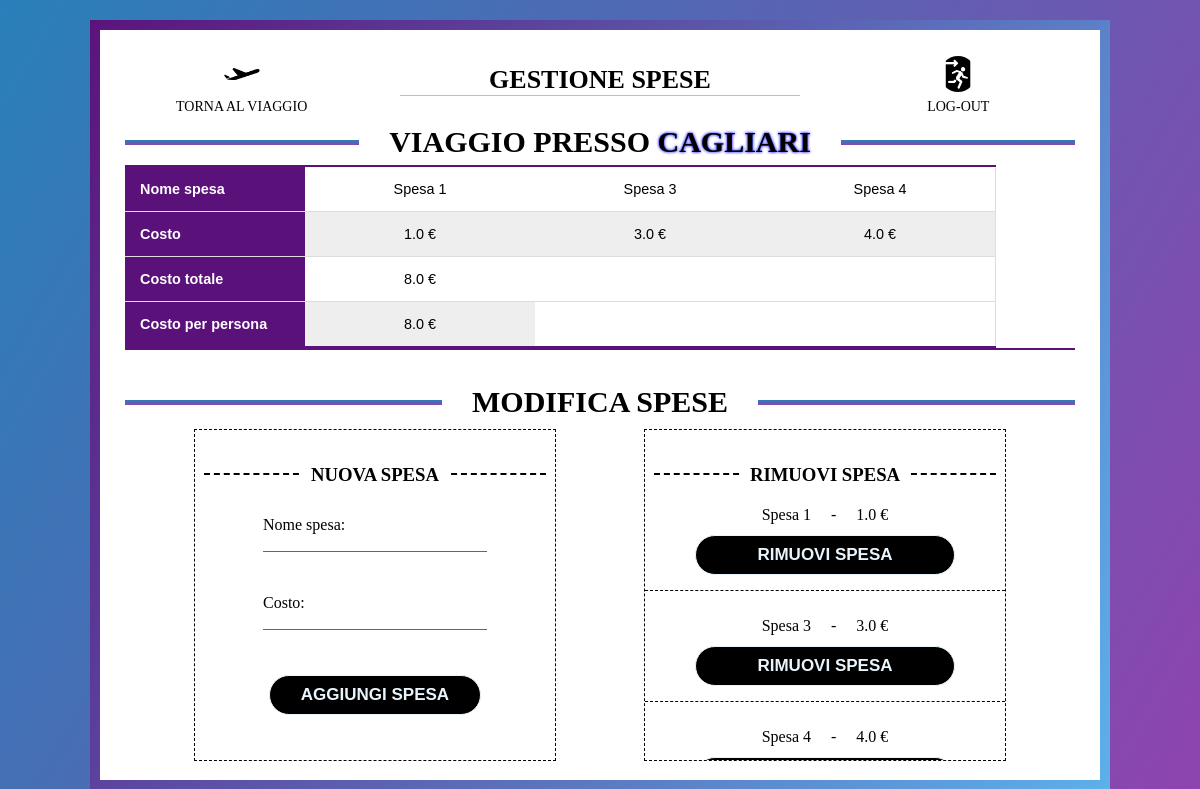
Page /organizzatoreViaggi/expenses/20/ (signed in) on the committed database.
### organizzatoreViaggi/models.py (models this page shows, shortened)
class Travel(models.Model):
    id = models.AutoField(primary_key=True)
    name = models.CharField(max_length=64, unique=True)
    destination = models.CharField(max_length=64)
    start_date = models.DateField()
    end_date = models.DateField()
    participants = models.ManyToManyField(CustomUser)

class Expense(models.Model):
    id = models.AutoField(primary_key=True)
    travel = models.ForeignKey(Travel, on_delete=models.CASCADE)
    name = models.CharField(max_length=64)
    price = models.FloatField()

### organizzatoreViaggi/views.py (the view)
# urls.py: path('organizzatoreViaggi/expenses/<int:travel_id>/', views.expenses_view, name='expenses'),
@login_required(login_url= 'login')
def expenses_view(request, travel_id):
    form = ExpenseForm()
    travel = Travel.objects.get(id = travel_id)
    participants = travel.participants.count()
    expenses = Expense.objects.filter(travel = travel_id)
    total_expense = expenses.aggregate(total_price = Sum('price'))['total_price']
    if total_expense is not None:
        expense_for_person = total_expense / participants
    else:
        total_expense = 0
        expense_for_person = 0
    context = {
        'form': form,
        'travel': travel,
        'expenses': expenses,
        'totalExp': total_expense,
        'expForP': expense_for_person
        }
    return render(request, 'organizzatoreViaggi/expenses.html', context)

### organizzatoreViaggi/forms.py
class ExpenseForm(forms.Form):
    name = forms.CharField(label = 'Nome spesa')
    price = forms.FloatField(min_value = 0.0, label = 'Costo')

### organizzatoreViaggi/templates/organizzatoreViaggi/expenses.html (shortened to what this page needs)
{% load static %}
<!DOCTYPE html>
<html lang="it">
<html>
    <head>
        <link rel="stylesheet" href="{% static 'css/expenses.css'%}">
    </head>
    <body>
        <div class="page-container">
            <nav>
                <a href="{% url 'detailsTravel' travel.id %}">
                    <img src="{% static 'images/plane_icon.png' %}" />
                    <p>Torna al viaggio</p>
                </a>
                <h1>GESTIONE SPESE</h1>
                <a href="{% url 'logout' %}">
                    <img src="{% static 'images/logout_icon.png' %}" />
                    <p>Log-out</p>
                </a>
            </nav>
            <div class="main-c">
                <div class="travel-table-container">
                    <div class="travel-title">
                        <h1>VIAGGIO PRESSO <span> {{ travel.destination }}</span></h1>
                    </div>
                    <table class="travel-table">
                        <tr>
                            <th>Nome spesa</th>
                            {% for expense in expenses %}
                            <td colspan="200">{{ expense.name }}</td>
                            {% endfor %}
                        </tr>
                        <tr>
                            <th>Costo</th>
                            {% for expense in expenses %}
                            <td colspan="200">{{ expense.price }} €</td>
                            {% endfor %}
                        </tr>
                        <tr>
                            <th>Costo totale</th>
                            <td colspan="200">{{totalExp}} €</td>
                        </tr>
                        <tr>
                            <th>Costo per persona</th>
                            <td colspan="200"><p>{{expForP}} €</p></td>
                    </table>
                </div>
                <h2>MODIFICA SPESE</h2>
                <div class="forms-container">
                    <div class="form-c">
                        <div class="form-title-container">
                            <h3>NUOVA SPESA</h3>
                        </div>
                        <div class="form-ex">
                            <form class="expenses-form" method="post" action="{% url 'addExpense' travel.id %}">
                                <div class="form-field">
                                    {{ form.as_p }}
                                    <div class="button-container">
                                        <input class="sub-button" type="submit" value="AGGIUNGI SPESA">
                                    </div>
                                </div>
                            </form>
                        </div>
                    </div>
                    <div class="form-c">
                        <div class="form-title-container">
                           <h3>RIMUOVI SPESA</h3>
                       </div>
                        <div class="rem-forms-c">
                           {% for expense in expenses %}
                           <form class="rem-form" method="post" action="{% url 'removeExpense' travel.id expense.id%}">
                               <div class="rem-form-container">
                                   <div class="rem-data">
                                       <p class="rem-name">{{expense.name}}</p>
                                       <p class="rem-div">-</p>
                                       <p class="rem-price">{{expense.price}} €</p>
                                   </div>
                                    <div class="button-container-dx">
                                        <input class="sub-button" type="submit" value="RIMUOVI SPESA">
                                    </div>
                               </div>
                           </form>
                           {% endfor %}
                        </div>
                    </div>
                </div>
            </div>
        </div>
    </body>
</html>

### rows in the picture
Travel: destination "CAGLIARI"
Expense: name "Spesa 1", price "1.0"
Expense: name "Spesa 3", price "3.0"
Expense: name "Spesa 4", price "4.0"

### other values in the picture
{{ totalExp }} "8.0"
{{ expForP }} "8.0"
